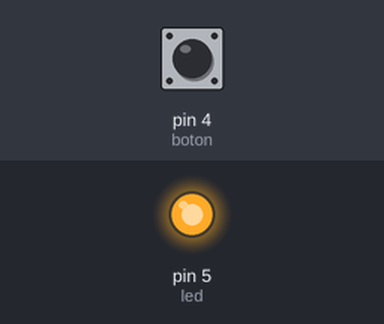
Bench run of a sketch on a simulated Arduino Uno, built with avr-gcc and run on an emulated ATmega328P. Shown: output pins drawn as LEDs (lit = HIGH). The inputs (shaded band) are chosen by the test bench; at power-on: pin 4 (boton) LOW. What the sketch prints to the serial monitor is not drawn.

Above: at 1.3 s.
1.4 s: pin 4 (boton) pulled HIGH for 0.15 s
At 1.47 s:
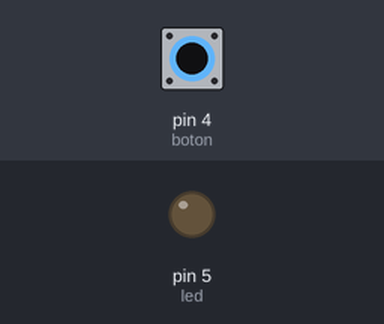
3.0 s: pin 4 (boton) pulled HIGH for 3.2 s
At 6.7 s:
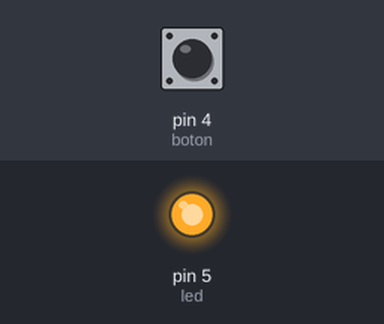
Timing chart, 0 to 8.2 s (numbered marks = the images above; inputs shaded):
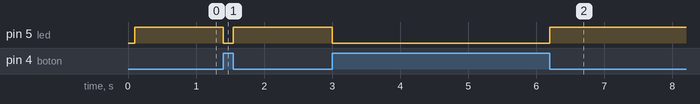

Measured:
- after the input at 1.4 s, pin 5 (led): HIGH → LOW at once, → HIGH 0.15 s later
- after the input at 3.0 s, pin 5 (led): HIGH → LOW at once, → HIGH 3.2 s later

The sketch:

electrovalvula.ino
```cpp
const int led=5;
const int boton=4;
int val;

void setup() {
  Serial.begin(115200);
  delay(100);
  pinMode(led, OUTPUT);
  pinMode(boton, INPUT);

}

void loop() {
  val=digitalRead(boton);
  Serial.println(val);
  if(val == HIGH){
    digitalWrite(led, LOW);
  }
  else{
    digitalWrite(led, HIGH);
  }

}
```
